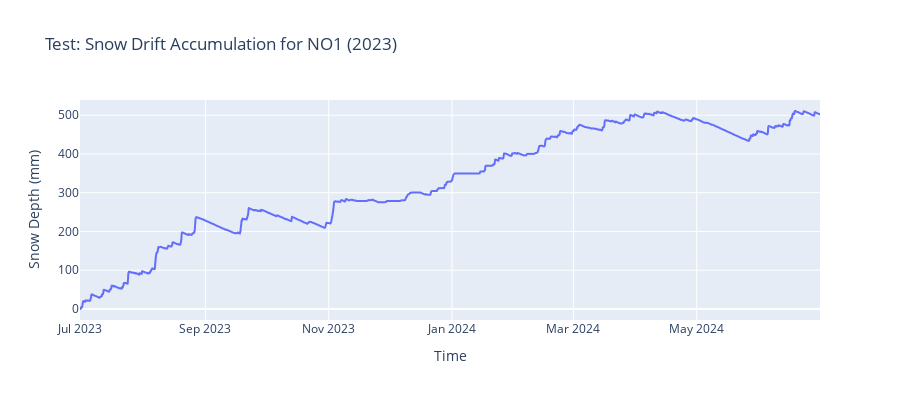

The code cell stored with this chart in its notebook:
### Markdown cell above
### 5.3. Test 1: Snow Drift Calculation

### Code cell
print("\n--- Running Test 1: Snow Drift ---")

# We call the function using the test coordinates and year
snow_drift_series, wind_data = calculate_snow_drift_wind_rose(
    TEST_LAT, 
    TEST_LON, 
    TEST_YEAR
)

if snow_drift_series is not None and not snow_drift_series.empty:
    # 1. Plotting Snow Drift (using Plotly)
    fig_snow = px.line(
        snow_drift_series, 
        y='snow_drift_mm', 
        title=f'Test: Snow Drift Accumulation for {TEST_AREA} ({TEST_YEAR})',
        labels={'snow_drift_mm': 'Snow Depth (mm)', 'start_time': 'Time'},
        height=400
    )
    fig_snow.show()
    print("✅ Test 1 (Snow Drift) successful. Plot generated.")
else:
    print("❌ Test 1 (Snow Drift) failed. Series is empty or None.")

### Figure 1 — Plotly figure (JSON) as saved in the notebook; plotly's stock layout.template omitted (floating-point values rounded to 4 significant figures; data arrays with more than 128 entries replaced by an {"elided": "..."} marker saying what was removed)
{"data": [{"hovertemplate": "Time=%{x}<br>Snow Depth (mm)=%{y}<extra></extra>", "legendgroup": "", "line": {"color": "#636efa", "dash": "solid"}, "marker": {"symbol": "circle"}, "mode": "lines", "name": "", "showlegend": false, "type": "scattergl", "x": {"elided": "8784 str values"}, "xaxis": "x", "y": {"elided": "8784 float values"}, "yaxis": "y"}], "layout": {"height": 400, "legend": {"tracegroupgap": 0}, "title": {"text": "Test: Snow Drift Accumulation for NO1 (2023)"}, "xaxis": {"anchor": "y", "domain": [0, 1], "title": {"text": "Time"}}, "yaxis": {"anchor": "x", "domain": [0, 1], "title": {"text": "Snow Depth (mm)"}}}}
